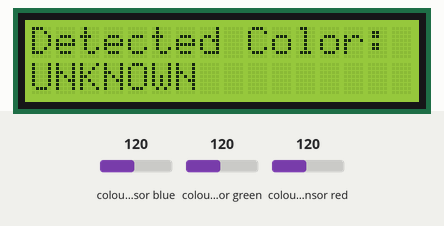
The program below on a simulated Raspberry Pi Pico running MicroPython. Parts: 16×2 character LCD. The inputs (shaded band) are chosen by the test bench; at power-on: colour sensor blue 120, colour sensor green 120, colour sensor red 120. The colour sensor's output runs at 400 + 24·value Hz for the selected filter; what the program prints to the serial console is not drawn.

Above: at 2.9 s.
3.0 s: colour sensor blue set to 128
At 5.2 s:
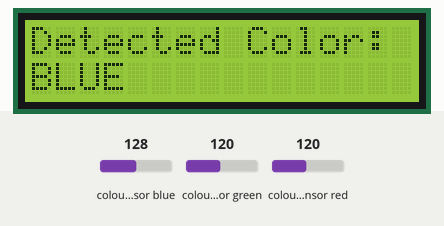
6.0 s: colour sensor green set to 191
At 8.1 s:
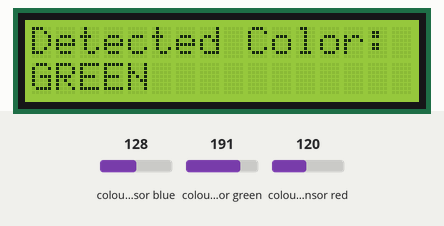
9.0 s: colour sensor red set to 250
At 11.7 s:
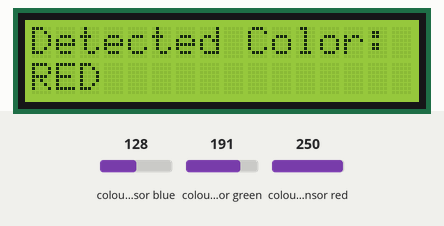
12.0 s: colour sensor blue set to 250
At 13.2 s:
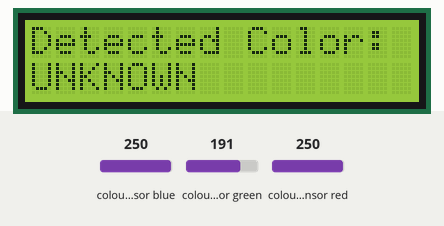
15.0 s: colour sensor green set to 5
18.0 s: colour sensor blue set to 5
At 21.1 s:
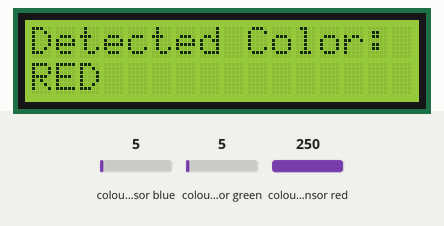
Timing chart, 0 to 22.0 s (numbered marks = the images above; inputs shaded):
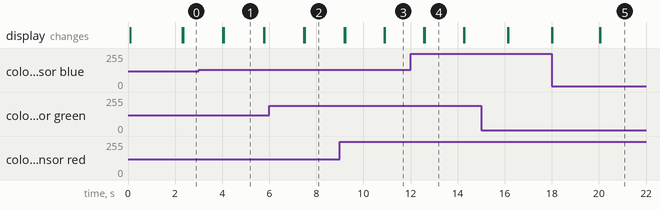

The program:

pico_color_detection.py
```python
from machine import Pin, I2C
from time import sleep_ms, sleep_us, ticks_us, ticks_diff

# =========================================================
# COLOR SENSOR SETUP
# =========================================================

S0 = Pin(2, Pin.OUT)
S1 = Pin(3, Pin.OUT)
S2 = Pin(4, Pin.OUT)
S3 = Pin(5, Pin.OUT)
OUT = Pin(6, Pin.IN)

# 20% frequency scaling
S0.value(1)
S1.value(0)


# =========================================================
# I2C LCD SETUP
# =========================================================

i2c = I2C(
    0,
    sda=Pin(16),
    scl=Pin(17),
    freq=100000
)

LCD_ADDR = 0x27   # CHANGE THIS if scanner showed another address

# PCF8574 bit assignments
LCD_RS = 0x01
LCD_EN = 0x04
LCD_BACKLIGHT = 0x08


def lcd_write_raw(data):
    i2c.writeto(LCD_ADDR, bytes([data | LCD_BACKLIGHT]))


def lcd_pulse(data):
    lcd_write_raw(data | LCD_EN)
    sleep_us(1)

    lcd_write_raw(data & ~LCD_EN)
    sleep_us(50)


def lcd_write_nibble(nibble, rs=0):
    data = (nibble & 0x0F) << 4

    if rs:
        data |= LCD_RS

    lcd_pulse(data)


def lcd_command(cmd):
    lcd_write_nibble(cmd >> 4, 0)
    lcd_write_nibble(cmd & 0x0F, 0)

    if cmd == 0x01:
        sleep_ms(2)


def lcd_char(char):
    value = ord(char)

    lcd_write_nibble(value >> 4, 1)
    lcd_write_nibble(value & 0x0F, 1)


def lcd_text(text):
    for char in text:
        lcd_char(char)


def lcd_clear():
    lcd_command(0x01)
    sleep_ms(2)


def lcd_second_line():
    lcd_command(0xC0)


def lcd_init():

    sleep_ms(50)

    lcd_write_nibble(0x03)
    sleep_ms(5)

    lcd_write_nibble(0x03)
    sleep_us(150)

    lcd_write_nibble(0x03)
    sleep_us(150)

    lcd_write_nibble(0x02)

    # 4-bit mode, 2 lines
    lcd_command(0x28)

    # Display on, cursor off
    lcd_command(0x0C)

    # Clear display
    lcd_command(0x01)

    # Cursor moves right
    lcd_command(0x06)

    sleep_ms(5)


# =========================================================
# COLOR SENSOR FUNCTIONS
# =========================================================

def measure_frequency():

    while OUT.value() == 1:
        pass

    while OUT.value() == 0:
        pass

    start = ticks_us()

    for i in range(20):

        while OUT.value() == 1:
            pass

        while OUT.value() == 0:
            pass

    end = ticks_us()

    elapsed = ticks_diff(end, start)

    if elapsed <= 0:
        return 0

    return int(20 * 1000000 / elapsed)


def read_channel(s2, s3):

    S2.value(s2)
    S3.value(s3)

    sleep_ms(100)

    total = 0

    for i in range(5):
        total += measure_frequency()
        sleep_ms(20)

    return total // 5


def read_red():
    return read_channel(0, 0)


def read_green():
    return read_channel(1, 1)


def read_blue():
    return read_channel(0, 1)


# =========================================================
# COLOR CLASSIFICATION
# =========================================================

def detect_color(r, g, b):

    if r > g and r > b:
        return "RED"

    elif g > r and g > b:
        return "GREEN"

    elif b > r and b > g:
        return "BLUE"

    else:
        return "UNKNOWN"


# =========================================================
# START LCD
# =========================================================

lcd_init()

lcd_clear()
lcd_text("Color Sensor")
lcd_second_line()
lcd_text("Starting...")

sleep_ms(1500)


# =========================================================
# MAIN LOOP
# =========================================================

while True:

    red = read_red()
    green = read_green()
    blue = read_blue()

    color = detect_color(red, green, blue)

    # THONNY OUTPUT
    print("----------------------")
    print("R:", red)
    print("G:", green)
    print("B:", blue)
    print("Detected:", color)
    print("----------------------")

    # LCD OUTPUT
    lcd_clear()

    lcd_text("Detected Color:")

    lcd_second_line()
    lcd_text(color)

    sleep_ms(1000)
```

Measured:
- after the input at 3.0 s, the display: first differs from a run without the input after 1.1 s (image 1)
- after the input at 6.0 s, the display: first differs from a run without the input after 1.5 s (image 2)
- after the input at 9.0 s, the display: first differs from a run without the input after 1.9 s (image 3)
- after the input at 12.0 s, the display: first differs from a run without the input after 0.60 s (image 4)
- after the input at 18.0 s, the display: first differs from a run without the input after 2.1 s (image 5)
- what the display in image 1 shows lasts 1.7 s, from 4.1 s to 5.8 s
